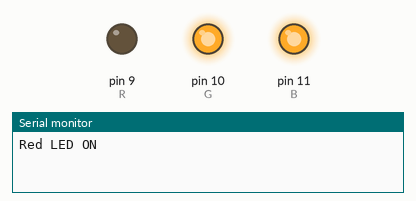
Bench run of a sketch on a simulated Arduino Uno, built with avr-gcc and run on an emulated ATmega328P. Parts: output pins drawn as LEDs (lit = HIGH), the last lines printed to the serial monitor.

Above: at 1.0 s.
At 3.0 s:
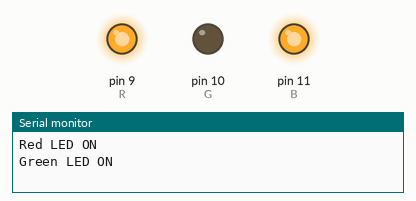
At 5.0 s:
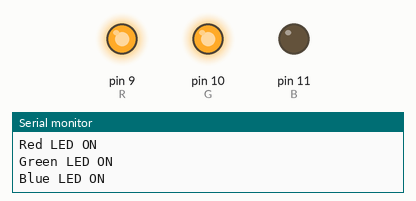
Timing chart, 0 to 7.8 s (numbered marks = the images above):
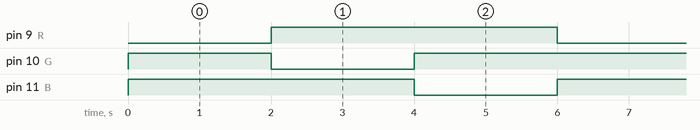

The sketch:

LukasIT_SerialMonitor_AnodeType.ino
```cpp
int R = 9 ;  // 아두이노 9번핀을 R이라고 설정
int G = 10 ; // 아두이노 10번핀을 G이라고 설정
int B = 11 ; // 아두이노11번 핀을 B이라고 설정

void setup() //<-- 프로그램 시작 시 맨처음에 한번 수행하는 함수 또는 기능
{
  pinMode(R,OUTPUT); // R핀, 그러니까 아두이노 9번핀을 '출력'으로 설정
  pinMode(G,OUTPUT); // G핀, 그러니까 10번핀을 '출력'으로 설정
  pinMode(B,OUTPUT); // B핀, 그러니까 11번 핀을 '출력'으로 설정

  Serial.begin(9600); //시리얼모니터와 통신 속도를 9600bps로 설정
}

void loop() //<-- 프로그램 수행 시 계속 반복되는 함수 또는 기능
{
  digitalWrite(R,LOW); // R핀,,그러니까 아두이노 9번핀에 음극(-) 전원을 출력, 그러면 Red가 켜짐
  digitalWrite(G,HIGH);    // G핀,,그러니까 아두이노 10번핀에 양극(+) 전원을 출력, 그러면 Green이 커짐
  digitalWrite(B,HIGH);    // B핀,,아두이노 11번핀에 양극(+) 전원을 출력, 그러면 Blue가 꺼짐

  Serial.println("Red LED ON"); //시리얼모니터에 ""문장을 출력

  delay(2000);  // 2000밀리초,,,그러니까 2초 동안 기다려라...

  digitalWrite(R,HIGH);    // R핀,,아두이노 9번핀에 양극(+) 전원을 출력
  digitalWrite(G,LOW); // G핀,,그러니까 아두이노 10번핀에 음극(-) 전원을 출력
  digitalWrite(B,HIGH);    // B핀,,아두이노 11번핀에 양극(+) 전원을 출력

  Serial.println("Green LED ON"); //시리얼모니터에 ""문장을 출력

  delay(2000);  // 2000밀리초,,,그러니까 2초 동안 기다려라...

  digitalWrite(R,HIGH);    // R핀,,아두이노 9번핀에 양극(+) 전원을 출력
  digitalWrite(G,HIGH);    // G핀,,아두이노 10번핀에 양극(+) 전원을 출력
  digitalWrite(B,LOW); // B핀,,그러니까 아두이노 11번핀에 음극(-) 전원을 출력

  Serial.println("Blue LED ON"); //시리얼모니터에 ""문장을 출력

  delay(2000);  // 2000밀리초,,,그러니까 2초 동안 기다려라...
}
```

Measured:
- by itself, pin 9 (R), pin 11 (B): alternates HIGH for 4.0 s and LOW for 2.0 s
- by itself, pin 10 (G): repeats every 6.0 s: LOW 2.0 s, HIGH 4.0 s
- by itself, everything shown: repeats every 6.0 s, in 3 steps
